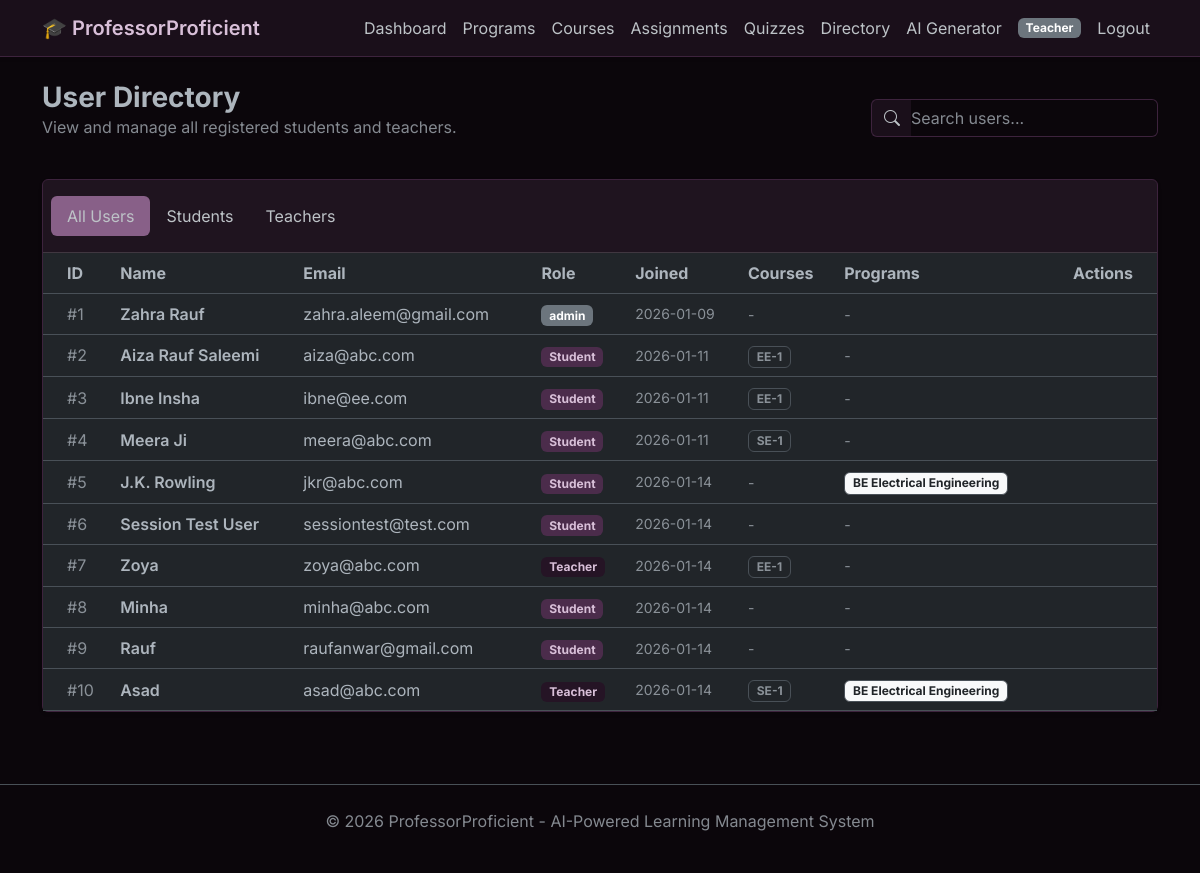
/ui/users (signed in), run on the app's committed database.
### data_models.py (models this page shows, shortened)
class User(db.Model):
    __tablename__ = 'users'
    id = db.Column(db.Integer, primary_key=True)
    name = db.Column(db.String(100), nullable=False)
    password = db.Column(db.String(200), nullable=False)
    email = db.Column(db.String(100), unique=True, nullable=False)
    role = db.Column(db.Enum(UserRole), nullable=False)
    created_at = db.Column(db.DateTime, server_default=text('CURRENT_TIMESTAMP'))
    programs_created = db.relationship("Program", back_populates="created_by_user") #back populates ensures the two tables are in sync
    courses_created = db.relationship("Course", back_populates="created_by_user")
    quizzes_created = db.relationship("Quiz", back_populates="created_by_user")
    assignments_created = db.relationship("Assignment", back_populates="created_by_user")
    questions_created = db.relationship("Question", back_populates="created_by_user") # Adding new link to questions
    answers = db.relationship("StudentAnswer", back_populates="student") # Adding new link to answers
    teaching_courses = db.relationship("Course", secondary="teacher_course", back_populates="teachers")
    enrolled_courses = db.relationship("Course", secondary="student_course", back_populates="students")
    teaching_programs = db.relationship("Program", secondary="teacher_program", back_populates="teachers")
    enrolled_programs = db.relationship("Program", secondary="student_program", back_populates="students")

class Course(db.Model):
    __tablename__ = 'courses'
    id = db.Column(db.Integer, primary_key=True, autoincrement=True)
    name = db.Column(db.String(200), nullable=False)
    code = db.Column(db.String(50), unique=True, nullable=False)
    credit_hours = db.Column(db.Integer)
    program_id = db.Column(db.Integer, db.ForeignKey('programs.id'))
    created_by = db.Column(db.Integer, db.ForeignKey('users.id'))
    created_at = db.Column(db.DateTime, server_default=text('CURRENT_TIMESTAMP'))
    program = db.relationship("Program", back_populates="courses")
    created_by_user = db.relationship("User", back_populates="courses_created")
    teachers = db.relationship("User", secondary="teacher_course", back_populates="teaching_courses")
    students = db.relationship("User", secondary="student_course", back_populates="enrolled_courses")
    quizzes = db.relationship("Quiz", back_populates="course", cascade="all, delete-orphan")
    assignments = db.relationship("Assignment", back_populates="course", cascade="all, delete-orphan")

class Program(db.Model):
    __tablename__ = 'programs'
    id = db.Column(db.Integer, primary_key=True, autoincrement=True)
    name = db.Column(db.String(100), unique=True, nullable=False)
    description = db.Column(db.Text)
    created_by = db.Column(db.Integer, db.ForeignKey('users.id'))
    created_at = db.Column(db.DateTime, server_default=text('CURRENT_TIMESTAMP'))
    created_by_user = db.relationship("User", back_populates="programs_created")
    courses = db.relationship("Course", back_populates="program", cascade="all, delete-orphan")
    teachers = db.relationship("User", secondary="teacher_program", back_populates="teaching_programs")
    students = db.relationship("User", secondary="student_program", back_populates="enrolled_programs")

### app.py (the view)
@ui_bp.route("/ui/users")
def users_page():
    users = User.query.all()
    return render_template("users.html", users=users)

### templates/users.html (shortened to what this page needs)
{% extends "layout.html" %}
{% block content %}
<div class="d-flex justify-content-between align-items-center mb-4">
    <div>
        <h1 class="h3 fw-bold mb-0">User Directory</h1>
        <p class="text-muted">View and manage all registered students and teachers.</p>
    </div>
    <div class="d-flex gap-2">
        <div class="input-group">
            <span class="input-group-text border-end-0"><i class="bi bi-search"></i></span>
            <input type="text" class="form-control border-start-0 ps-0" id="searchInput" placeholder="Search users...">
        </div>
    </div>
</div>
<div class="card shadow-sm">
    <div class="card-header py-3">
        <ul class="nav nav-pills card-header-pills" id="userTabs" role="tablist">
            <li class="nav-item" role="presentation">
                <button class="nav-link active" id="all-tab" data-bs-toggle="tab" data-bs-target="#all" type="button" role="tab">All Users</button>
            </li>
            <li class="nav-item" role="presentation">
                <button class="nav-link" id="students-tab" data-bs-toggle="tab" data-bs-target="#students" type="button" role="tab">Students</button>
            </li>
            <li class="nav-item" role="presentation">
                <button class="nav-link" id="teachers-tab" data-bs-toggle="tab" data-bs-target="#teachers" type="button" role="tab">Teachers</button>
            </li>
        </ul>
    </div>
    <div class="card-body p-0">
        <div class="tab-content" id="userTabsContent">
            <div class="tab-pane fade show active" id="all" role="tabpanel">
                <div class="table-responsive">
                    <table class="table table-hover mb-0 align-middle" id="usersTable">
                        <thead class="text-secondary">
                            <tr>
                                <th class="ps-4">ID</th>
                                <th>Name</th>
                                <th>Email</th>
                                <th>Role</th>
                                <th>Joined</th>
                                <th>Courses</th>
                                <th>Programs</th>
                                <th class="text-end pe-4">Actions</th>
                            </tr>
                        </thead>
                        <tbody>
                            {% for user in users %}
                            <tr class="user-row">
                                <td class="ps-4 text-muted">#{{ user.id }}</td>
                                <td class="fw-semibold">{{ user.name }}</td>
                                <td>{{ user.email }}</td>
                                <td>
                                    {% if user.role.value == 'student' %}
                                        <span class="badge bg-info text-dark">Student</span>
                                    {% elif user.role.value == 'teacher' %}
                                        <span class="badge bg-success">Teacher</span>
                                    {% else %}
                                        <span class="badge bg-secondary">{{ user.role.value }}</span>
                                    {% endif %}
                                </td>
                                <td class="text-muted small">
                                    {{ user.created_at.strftime('%Y-%m-%d') if user.created_at else 'N/A' }}
                                </td>
                                <td>
                                    {% if user.role.value == 'student' %}
                                        {% for course in user.enrolled_courses %}
                                            <span class="badge border text-body-secondary">{{ course.code }}</span>
                                        {% else %}
                                            <span class="text-muted small">-</span>
                                        {% endfor %}
                                    {% elif user.role.value == 'teacher' %}
                                        {% for course in user.teaching_courses %}
                                            <span class="badge border text-body-secondary">{{ course.code }}</span>
                                        {% else %}
                                            <span class="text-muted small">-</span>
                                        {% endfor %}
                                    {% else %}
                                        <span class="text-muted small">-</span>
                                    {% endif %}
                                </td>
                                <td>
                                    {% if user.role.value == 'student' %}
                                        {% for program in user.enrolled_programs %}
                                            <span class="badge bg-light text-dark border">{{ program.name }}</span>
                                        {% else %}
                                            <span class="text-muted small">-</span>
                                        {% endfor %}
                                    {% elif user.role.value == 'teacher' %}
                                        {% for program in user.teaching_programs %}
                                            <span class="badge bg-light text-dark border">{{ program.name }}</span>
                                        {% else %}
                                            <span class="text-muted small">-</span>
                                        {% endfor %}
                                    {% else %}
                                        <span class="text-muted small">-</span>
                                    {% endif %}
                                </td>
                                <td class="text-end pe-4">
                                </td>
                            </tr>
                            {% else %}
                            <tr>
                                <td colspan="7" class="text-center py-5">
                                    <p class="text-muted mb-0">No users found.</p>
                                </td>
                            </tr>
                            {% endfor %}
                        </tbody>
                    </table>
                </div>
            </div>
        </div>
    </div>
</div>
{% endblock %}
{% block scripts %}
<link rel="stylesheet" href="https://cdn.jsdelivr.net/npm/bootstrap-icons@1.10.0/font/bootstrap-icons.css">
{% endblock %}

### templates/layout.html (style rules this page uses)
body { font-family: 'Inter', sans-serif; background-color: #0b060b; }
.nav-link { color: #bdc3c7 !important; }
.card { background-color: #1a0f1a; border: 1px solid #3d233d; box-shadow: 0 0.125rem 0.25rem rgba(0, 0, 0, 0.5); transition: transform 0.2s; }
input, select, textarea { background-color: #0b060b !important; border-color: #3d233d !important; color: #ecf0f1 !important; }
.input-group-text { background-color: #1a0f1a !important; border-color: #3d233d !important; color: #bdc3c7 !important; }
.badge.bg-info { background-color: #4b2c4b !important; color: #d8bfd8 !important; }
.badge.bg-success { background-color: #251425 !important; color: #d8bfd8 !important; }
.nav-pills .nav-link.active { background-color: #886088; }
.nav-pills .nav-link { color: #bdc3c7; }

### data on the page
User: id "1", name "Zahra Rauf", email "zahra.aleem@gmail.com", role.value "admin", created_at "2026-01-09"
User: id "2", name "Aiza Rauf Saleemi", email "aiza@abc.com", role "Student", created_at "2026-01-11"
Course: code "EE-1"
User: id "3", name "Ibne Insha", email "ibne@ee.com", role "Student", created_at "2026-01-11"
User: id "4", name "Meera Ji", email "meera@abc.com", role "Student", created_at "2026-01-11"
Course: code "SE-1"
User: id "5", name "J.K. Rowling", email "jkr@abc.com", role "Student", created_at "2026-01-14"
Program: name "BE Electrical Engineering"
User: id "6", name "Session Test User", email "sessiontest@test.com", role "Student", created_at "2026-01-14"
User: id "7", name "Zoya", email "zoya@abc.com", role "Teacher", created_at "2026-01-14"
User: id "8", name "Minha", email "minha@abc.com", role "Student", created_at "2026-01-14"
User: id "9", name "Rauf", email "raufanwar@gmail.com", role "Student", created_at "2026-01-14"
User: id "10", name "Asad", email "asad@abc.com", role "Teacher", created_at "2026-01-14"

### other printed values
{{ session.get('user_role', 'user')|title }} "Teacher"
